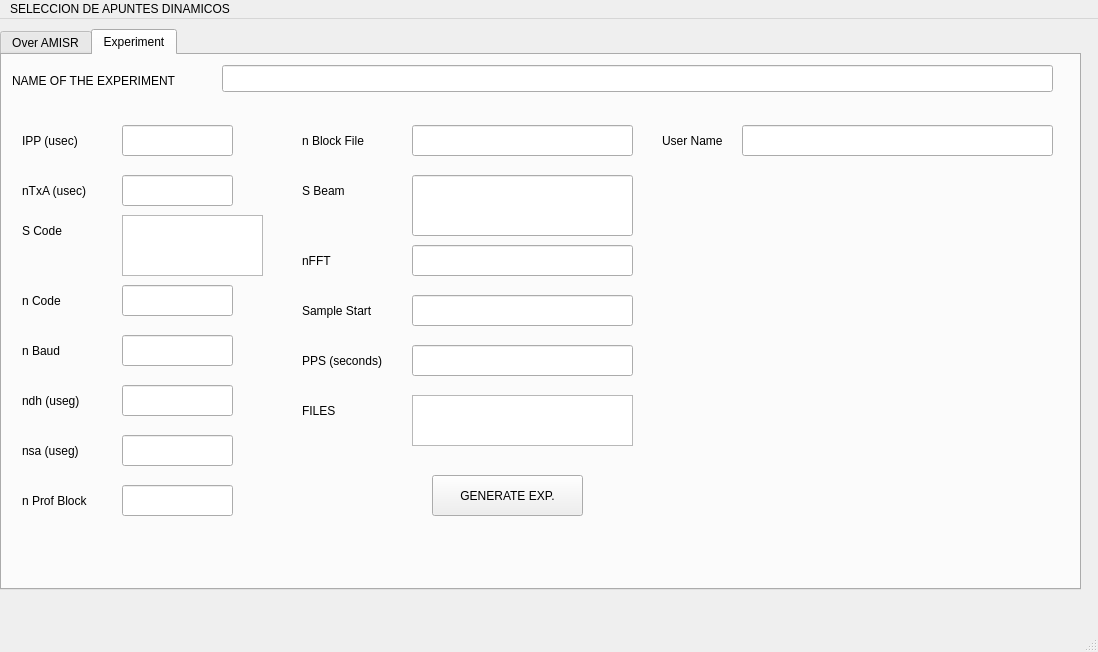
<?xml version="1.0" encoding="UTF-8"?>
<ui version="4.0">
 <class>MainWindow</class>
 <widget class="QMainWindow" name="MainWindow">
  <property name="geometry">
   <rect>
    <x>0</x>
    <y>0</y>
    <width>1098</width>
    <height>652</height>
   </rect>
  </property>
  <property name="maximumSize">
   <size>
    <width>16777215</width>
    <height>16777215</height>
   </size>
  </property>
  <property name="windowTitle">
   <string>MainWindow</string>
  </property>
  <widget class="QWidget" name="centralwidget">
   <widget class="QTabWidget" name="tabWidget">
    <property name="geometry">
     <rect>
      <x>0</x>
      <y>10</y>
      <width>1081</width>
      <height>561</height>
     </rect>
    </property>
    <property name="currentIndex">
     <number>1</number>
    </property>
    <widget class="QWidget" name="TOTALPATTERN">
     <attribute name="title">
      <string>Over AMISR</string>
     </attribute>
     <widget class="MplWidget" name="MplWidget" native="true">
      <property name="geometry">
       <rect>
        <x>0</x>
        <y>0</y>
        <width>601</width>
        <height>531</height>
       </rect>
      </property>
      <property name="sizePolicy">
       <sizepolicy hsizetype="Preferred" vsizetype="Preferred">
        <horstretch>0</horstretch>
        <verstretch>0</verstretch>
       </sizepolicy>
      </property>
     </widget>
     <widget class="QLabel" name="label_Altitude">
      <property name="geometry">
       <rect>
        <x>630</x>
        <y>160</y>
        <width>121</width>
        <height>21</height>
       </rect>
      </property>
      <property name="text">
       <string>ALTITUDE (km)</string>
      </property>
     </widget>
     <widget class="QLabel" name="label_Elevation">
      <property name="geometry">
       <rect>
        <x>800</x>
        <y>80</y>
        <width>111</width>
        <height>20</height>
       </rect>
      </property>
      <property name="text">
       <string>ELEVATION</string>
      </property>
     </widget>
     <widget class="QDateEdit" name="fecha_in">
      <property name="geometry">
       <rect>
        <x>630</x>
        <y>40</y>
        <width>110</width>
        <height>27</height>
       </rect>
      </property>
     </widget>
     <widget class="QLineEdit" name="lineEdit_azimuth">
      <property name="geometry">
       <rect>
        <x>630</x>
        <y>110</y>
        <width>113</width>
        <height>30</height>
       </rect>
      </property>
      <property name="sizePolicy">
       <sizepolicy hsizetype="Expanding" vsizetype="Preferred">
        <horstretch>0</horstretch>
        <verstretch>0</verstretch>
       </sizepolicy>
      </property>
     </widget>
     <widget class="QLabel" name="label_Azimuth">
      <property name="geometry">
       <rect>
        <x>630</x>
        <y>80</y>
        <width>66</width>
        <height>21</height>
       </rect>
      </property>
      <property name="text">
       <string>AZIMUTH</string>
      </property>
     </widget>
     <widget class="QWidget" name="layoutWidget">
      <property name="geometry">
       <rect>
        <x>630</x>
        <y>230</y>
        <width>301</width>
        <height>51</height>
       </rect>
      </property>
      <layout class="QHBoxLayout" name="horizontalLayout_4">
       <item>
        <spacer name="horizontalSpacer_8">
         <property name="orientation">
          <enum>Qt::Horizontal</enum>
         </property>
         <property name="sizeHint" stdset="0">
          <size>
           <width>48</width>
           <height>20</height>
          </size>
         </property>
        </spacer>
       </item>
       <item>
        <widget class="QPushButton" name="pushButton_addbeam">
         <property name="text">
          <string>ADD BEAM</string>
         </property>
        </widget>
       </item>
       <item>
        <spacer name="horizontalSpacer_9">
         <property name="orientation">
          <enum>Qt::Horizontal</enum>
         </property>
         <property name="sizeHint" stdset="0">
          <size>
           <width>48</width>
           <height>20</height>
          </size>
         </property>
        </spacer>
       </item>
       <item>
        <widget class="QPushButton" name="pushButton_del">
         <property name="text">
          <string>Delete 1</string>
         </property>
        </widget>
       </item>
       <item>
        <spacer name="horizontalSpacer_10">
         <property name="orientation">
          <enum>Qt::Horizontal</enum>
         </property>
         <property name="sizeHint" stdset="0">
          <size>
           <width>48</width>
           <height>20</height>
          </size>
         </property>
        </spacer>
       </item>
      </layout>
     </widget>
     <widget class="QWidget" name="layoutWidget_2">
      <property name="geometry">
       <rect>
        <x>890</x>
        <y>190</y>
        <width>181</width>
        <height>29</height>
       </rect>
      </property>
      <layout class="QHBoxLayout" name="horizontalLayout_5">
       <item>
        <spacer name="horizontalSpacer_11">
         <property name="orientation">
          <enum>Qt::Horizontal</enum>
         </property>
         <property name="sizeHint" stdset="0">
          <size>
           <width>48</width>
           <height>20</height>
          </size>
         </property>
        </spacer>
       </item>
       <item>
        <widget class="QPushButton" name="pushButton_plot">
         <property name="sizePolicy">
          <sizepolicy hsizetype="Expanding" vsizetype="Fixed">
           <horstretch>0</horstretch>
           <verstretch>0</verstretch>
          </sizepolicy>
         </property>
         <property name="text">
          <string>PLOT</string>
         </property>
        </widget>
       </item>
       <item>
        <spacer name="horizontalSpacer_12">
         <property name="orientation">
          <enum>Qt::Horizontal</enum>
         </property>
         <property name="sizeHint" stdset="0">
          <size>
           <width>48</width>
           <height>20</height>
          </size>
         </property>
        </spacer>
       </item>
      </layout>
     </widget>
     <widget class="QLineEdit" name="lineEdit_high">
      <property name="geometry">
       <rect>
        <x>630</x>
        <y>190</y>
        <width>251</width>
        <height>27</height>
       </rect>
      </property>
      <property name="sizePolicy">
       <sizepolicy hsizetype="Expanding" vsizetype="Expanding">
        <horstretch>0</horstretch>
        <verstretch>0</verstretch>
       </sizepolicy>
      </property>
     </widget>
     <widget class="QLineEdit" name="lineEdit_elevation">
      <property name="geometry">
       <rect>
        <x>800</x>
        <y>110</y>
        <width>181</width>
        <height>31</height>
       </rect>
      </property>
      <property name="sizePolicy">
       <sizepolicy hsizetype="Expanding" vsizetype="Preferred">
        <horstretch>0</horstretch>
        <verstretch>0</verstretch>
       </sizepolicy>
      </property>
     </widget>
     <widget class="QWidget" name="layoutWidget_3">
      <property name="geometry">
       <rect>
        <x>930</x>
        <y>230</y>
        <width>141</width>
        <height>51</height>
       </rect>
      </property>
      <layout class="QHBoxLayout" name="horizontalLayout_6">
       <item>
        <spacer name="horizontalSpacer_13">
         <property name="orientation">
          <enum>Qt::Horizontal</enum>
         </property>
         <property name="sizeHint" stdset="0">
          <size>
           <width>48</width>
           <height>20</height>
          </size>
         </property>
        </spacer>
       </item>
       <item>
        <widget class="QPushButton" name="pushButton_refresh">
         <property name="text">
          <string>RESET</string>
         </property>
        </widget>
       </item>
       <item>
        <spacer name="horizontalSpacer_14">
         <property name="orientation">
          <enum>Qt::Horizontal</enum>
         </property>
         <property name="sizeHint" stdset="0">
          <size>
           <width>48</width>
           <height>20</height>
          </size>
         </property>
        </spacer>
       </item>
      </layout>
     </widget>
     <widget class="QLabel" name="label_date">
      <property name="geometry">
       <rect>
        <x>630</x>
        <y>20</y>
        <width>66</width>
        <height>17</height>
       </rect>
      </property>
      <property name="text">
       <string>DATE</string>
      </property>
     </widget>
     <widget class="QTableWidget" name="tableWidget_lista">
      <property name="geometry">
       <rect>
        <x>630</x>
        <y>300</y>
        <width>401</width>
        <height>191</height>
       </rect>
      </property>
     </widget>
    </widget>
    <widget class="QWidget" name="SETEXPERIMENTS">
     <attribute name="title">
      <string>Experiment</string>
     </attribute>
     <widget class="QLabel" name="label_IPP">
      <property name="geometry">
       <rect>
        <x>20</x>
        <y>70</y>
        <width>66</width>
        <height>31</height>
       </rect>
      </property>
      <property name="text">
       <string>IPP (usec)</string>
      </property>
     </widget>
     <widget class="QLineEdit" name="lineEdit_IPP">
      <property name="geometry">
       <rect>
        <x>120</x>
        <y>70</y>
        <width>111</width>
        <height>31</height>
       </rect>
      </property>
     </widget>
     <widget class="QLabel" name="label_Tx">
      <property name="geometry">
       <rect>
        <x>20</x>
        <y>120</y>
        <width>81</width>
        <height>31</height>
       </rect>
      </property>
      <property name="text">
       <string>nTxA (usec)</string>
      </property>
     </widget>
     <widget class="QLabel" name="label_3">
      <property name="geometry">
       <rect>
        <x>20</x>
        <y>160</y>
        <width>66</width>
        <height>31</height>
       </rect>
      </property>
      <property name="text">
       <string>S Code</string>
      </property>
     </widget>
     <widget class="QLineEdit" name="lineEdit_Tx">
      <property name="geometry">
       <rect>
        <x>120</x>
        <y>120</y>
        <width>111</width>
        <height>31</height>
       </rect>
      </property>
     </widget>
     <widget class="QLineEdit" name="lineEdit_nCode">
      <property name="geometry">
       <rect>
        <x>120</x>
        <y>230</y>
        <width>111</width>
        <height>31</height>
       </rect>
      </property>
     </widget>
     <widget class="QLineEdit" name="lineEdit_nBaud">
      <property name="geometry">
       <rect>
        <x>120</x>
        <y>280</y>
        <width>111</width>
        <height>31</height>
       </rect>
      </property>
     </widget>
     <widget class="QLineEdit" name="lineEdit_ndh">
      <property name="geometry">
       <rect>
        <x>120</x>
        <y>330</y>
        <width>111</width>
        <height>31</height>
       </rect>
      </property>
     </widget>
     <widget class="QLineEdit" name="lineEdit_nsa">
      <property name="geometry">
       <rect>
        <x>120</x>
        <y>380</y>
        <width>111</width>
        <height>31</height>
       </rect>
      </property>
     </widget>
     <widget class="QLineEdit" name="lineEdit_nProfBlock">
      <property name="geometry">
       <rect>
        <x>120</x>
        <y>430</y>
        <width>111</width>
        <height>31</height>
       </rect>
      </property>
     </widget>
     <widget class="QLineEdit" name="lineEdit_nBlockFile">
      <property name="geometry">
       <rect>
        <x>410</x>
        <y>70</y>
        <width>221</width>
        <height>31</height>
       </rect>
      </property>
     </widget>
     <widget class="QLabel" name="label">
      <property name="geometry">
       <rect>
        <x>20</x>
        <y>230</y>
        <width>66</width>
        <height>31</height>
       </rect>
      </property>
      <property name="text">
       <string>n Code</string>
      </property>
     </widget>
     <widget class="QLabel" name="label_2">
      <property name="geometry">
       <rect>
        <x>20</x>
        <y>280</y>
        <width>66</width>
        <height>31</height>
       </rect>
      </property>
      <property name="text">
       <string>n Baud</string>
      </property>
     </widget>
     <widget class="QLabel" name="label_5">
      <property name="geometry">
       <rect>
        <x>20</x>
        <y>330</y>
        <width>81</width>
        <height>31</height>
       </rect>
      </property>
      <property name="text">
       <string>ndh (useg)</string>
      </property>
     </widget>
     <widget class="QLabel" name="label_6">
      <property name="geometry">
       <rect>
        <x>20</x>
        <y>380</y>
        <width>71</width>
        <height>31</height>
       </rect>
      </property>
      <property name="text">
       <string>nsa (useg)</string>
      </property>
     </widget>
     <widget class="QLabel" name="label_7">
      <property name="geometry">
       <rect>
        <x>20</x>
        <y>430</y>
        <width>91</width>
        <height>31</height>
       </rect>
      </property>
      <property name="text">
       <string>n Prof Block</string>
      </property>
     </widget>
     <widget class="QLabel" name="label_8">
      <property name="geometry">
       <rect>
        <x>300</x>
        <y>70</y>
        <width>91</width>
        <height>31</height>
       </rect>
      </property>
      <property name="text">
       <string>n Block File</string>
      </property>
     </widget>
     <widget class="QLabel" name="label_9">
      <property name="geometry">
       <rect>
        <x>300</x>
        <y>120</y>
        <width>66</width>
        <height>31</height>
       </rect>
      </property>
      <property name="text">
       <string>S Beam</string>
      </property>
     </widget>
     <widget class="QLabel" name="label_10">
      <property name="geometry">
       <rect>
        <x>300</x>
        <y>190</y>
        <width>66</width>
        <height>31</height>
       </rect>
      </property>
      <property name="text">
       <string>nFFT</string>
      </property>
     </widget>
     <widget class="QLabel" name="label_11">
      <property name="geometry">
       <rect>
        <x>300</x>
        <y>240</y>
        <width>91</width>
        <height>31</height>
       </rect>
      </property>
      <property name="text">
       <string>Sample Start</string>
      </property>
     </widget>
     <widget class="QLineEdit" name="lineEdit_SBeam">
      <property name="geometry">
       <rect>
        <x>410</x>
        <y>120</y>
        <width>221</width>
        <height>61</height>
       </rect>
      </property>
     </widget>
     <widget class="QLineEdit" name="lineEdit_nFFT">
      <property name="geometry">
       <rect>
        <x>410</x>
        <y>190</y>
        <width>221</width>
        <height>31</height>
       </rect>
      </property>
     </widget>
     <widget class="QLineEdit" name="lineEdit_SampleStart">
      <property name="geometry">
       <rect>
        <x>410</x>
        <y>240</y>
        <width>221</width>
        <height>31</height>
       </rect>
      </property>
     </widget>
     <widget class="QLineEdit" name="lineEdit_PPS">
      <property name="geometry">
       <rect>
        <x>410</x>
        <y>290</y>
        <width>221</width>
        <height>31</height>
       </rect>
      </property>
     </widget>
     <widget class="QLabel" name="label_12">
      <property name="geometry">
       <rect>
        <x>300</x>
        <y>290</y>
        <width>101</width>
        <height>31</height>
       </rect>
      </property>
      <property name="text">
       <string>PPS (seconds)</string>
      </property>
     </widget>
     <widget class="QLineEdit" name="lineEdit_titleExp">
      <property name="geometry">
       <rect>
        <x>220</x>
        <y>10</y>
        <width>831</width>
        <height>27</height>
       </rect>
      </property>
     </widget>
     <widget class="QLabel" name="label_13">
      <property name="geometry">
       <rect>
        <x>10</x>
        <y>10</y>
        <width>191</width>
        <height>31</height>
       </rect>
      </property>
      <property name="text">
       <string>NAME OF THE EXPERIMENT</string>
      </property>
     </widget>
     <widget class="QPushButton" name="pushButton_GEN_EXP">
      <property name="geometry">
       <rect>
        <x>430</x>
        <y>420</y>
        <width>151</width>
        <height>41</height>
       </rect>
      </property>
      <property name="text">
       <string>GENERATE EXP.</string>
      </property>
     </widget>
     <widget class="QLabel" name="label_14">
      <property name="geometry">
       <rect>
        <x>300</x>
        <y>340</y>
        <width>71</width>
        <height>31</height>
       </rect>
      </property>
      <property name="text">
       <string>FILES </string>
      </property>
     </widget>
     <widget class="QListWidget" name="listWidget_files">
      <property name="geometry">
       <rect>
        <x>410</x>
        <y>340</y>
        <width>221</width>
        <height>51</height>
       </rect>
      </property>
     </widget>
     <widget class="QListWidget" name="listWidget_SCode">
      <property name="geometry">
       <rect>
        <x>120</x>
        <y>160</y>
        <width>141</width>
        <height>61</height>
       </rect>
      </property>
     </widget>
     <widget class="QLabel" name="label_15">
      <property name="geometry">
       <rect>
        <x>660</x>
        <y>70</y>
        <width>81</width>
        <height>31</height>
       </rect>
      </property>
      <property name="text">
       <string>User Name</string>
      </property>
     </widget>
     <widget class="QLineEdit" name="lineEdit_User">
      <property name="geometry">
       <rect>
        <x>740</x>
        <y>70</y>
        <width>311</width>
        <height>31</height>
       </rect>
      </property>
     </widget>
     <widget class="QLabel" name="label_16">
      <property name="geometry">
       <rect>
        <x>660</x>
        <y>120</y>
        <width>391</width>
        <height>271</height>
       </rect>
      </property>
      <property name="text">
       <string/>
      </property>
     </widget>
    </widget>
   </widget>
  </widget>
  <widget class="QMenuBar" name="menubar">
   <property name="geometry">
    <rect>
     <x>0</x>
     <y>0</y>
     <width>1098</width>
     <height>25</height>
    </rect>
   </property>
   <widget class="QMenu" name="menuSELECCION_DE_APUNTES_DINAMICOS">
    <property name="title">
     <string>SELECCION DE APUNTES DINAMICOS</string>
    </property>
   </widget>
   <addaction name="menuSELECCION_DE_APUNTES_DINAMICOS"/>
  </widget>
  <widget class="QStatusBar" name="statusbar"/>
 </widget>
 <customwidgets>
  <customwidget>
   <class>MplWidget</class>
   <extends>QWidget</extends>
   <header>mplwidget.h</header>
   <container>1</container>
  </customwidget>
 </customwidgets>
 <resources>
  <include location="../../../../../Desktop/app/QT_des/amisr_image.qrc"/>
 </resources>
 <connections/>
</ui>
